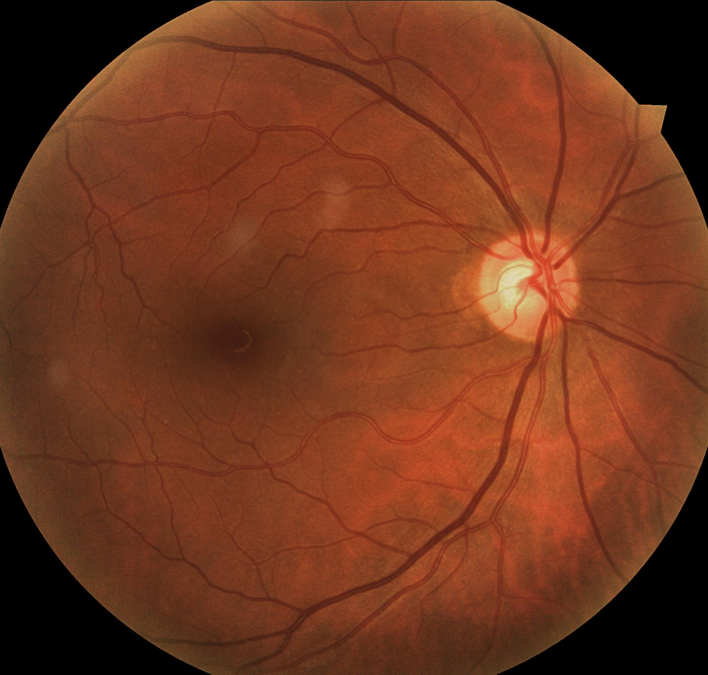
%> input picture mFiles/gs1.png, 2124 x 2024 px (shown at 1/3 size)
$ octave practicingawe.m   (GNU Octave 9; MATLAB toolbox functions it lacks are replaced by stand-ins)
%> lines starting %> are read from the running program, lines starting %| are printed output that depends on the picture; in (x1, y1, x2, y2) boxes, pixels count from 0 and x2, y2 are one past the last pixel; in counts of white or black regions, pixels touching at a corner belong together; the program's own positions count from 1
### mFiles/BestHSVMask.m
function [BW,maskedRGBImage] = BestHSVMask(RGB)
%createMask  Threshold RGB image using auto-generated code from colorThresholder app.
%  [BW,MASKEDRGBIMAGE] = createMask(RGB) thresholds image RGB using
%  auto-generated code from the colorThresholder App. The colorspace and
%  minimum/maximum values for each channel of the colorspace were set in the
%  App and result in a binary mask BW and a composite image maskedRGBImage,
%  which shows the original RGB image values under the mask BW.

% Ideal way to use this is on a bw image, have to create black and white
% image on rgb scalle thought ot use this
%------------------------------------------------------


% Convert RGB image to chosen color space
I = rgb2hsv(RGB);

% Define thresholds for channel 1 based on histogram settings
channel1Min = 0.000;
channel1Max = 1.000;

% Define thresholds for channel 2 based on histogram settings
channel2Min = 0.000;
channel2Max = 1.000;

% Define thresholds for channel 3 based on histogram settings
channel3Min = 0.900; %was originally .967
channel3Max = 1.000;

% Create mask based on chosen histogram thresholds
BW = (I(:,:,1) >= channel1Min ) & (I(:,:,1) <= channel1Max) & ...
    (I(:,:,2) >= channel2Min ) & (I(:,:,2) <= channel2Max) & ...
    (I(:,:,3) >= channel3Min ) & (I(:,:,3) <= channel3Max);

% Initialize output masked image based on input image.
maskedRGBImage = RGB;

% Set background pixels where BW is false to zero.
maskedRGBImage(repmat(~BW,[1 1 3])) = 0;

### mFiles/getContourEdgePoints.m
function [x, y] = getContourEdgePoints(binary_image)
[x,y]=size(binary_image); %x is height
%y is width
height = [];
width = [];
for i = 1:x,

    for j = 1:y,

        if binary_image(i, j) == 1

            height(end + 1) = i;
            width(end + 1) = j;

        end

    end

end

%now we need to find the first place in which we get a value


x = width;
y = height;


### mFiles/practicingawe.m
I = imread('gs1.png');
%> I is the input picture: size 2024x2124x3 uint8; mean R, G, B 112.7, 55, 30.6
 % Convert the image to double data type
 gP = I(:,:,2);
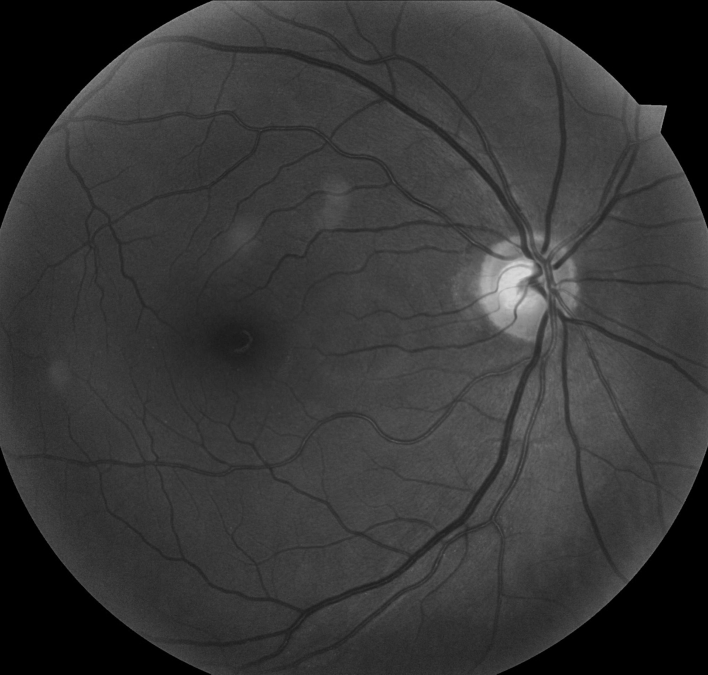
%> gP: size 2024x2124 uint8 (shown at 1/3 size); min 0, max 221, mean 55
 gP = imadjust(gP);
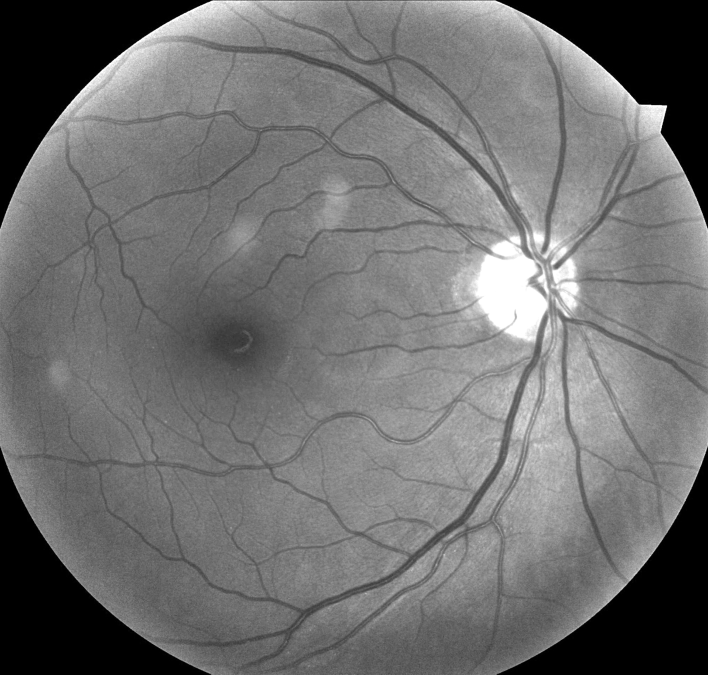
%> gP: size 2024x2124 uint8 (shown at 1/3 size); min 0, max 255, mean 111.5
 H3 = fspecial('gaussian',15, 15);
 gP = imfilter(gP, H3, 'circular');


 % Show the image and select some points with the mouse (at least 4)
 %figure, imshow(I); [y,x] = getpts;
 rgb = cat(3, gP, gP, gP);
 mask = BestHSVMask(rgb);
%> in BestHSVMask, `I = rgb2hsv(RGB);`: I: size 2024x2124x3 double; mean H, S, V 0, 0, 0.437
%> in BestHSVMask, `BW = (I(:,:,1) >= channel1Min ) & (I(:,:,1) <= channel1Max) & (I(:,:,2..`:
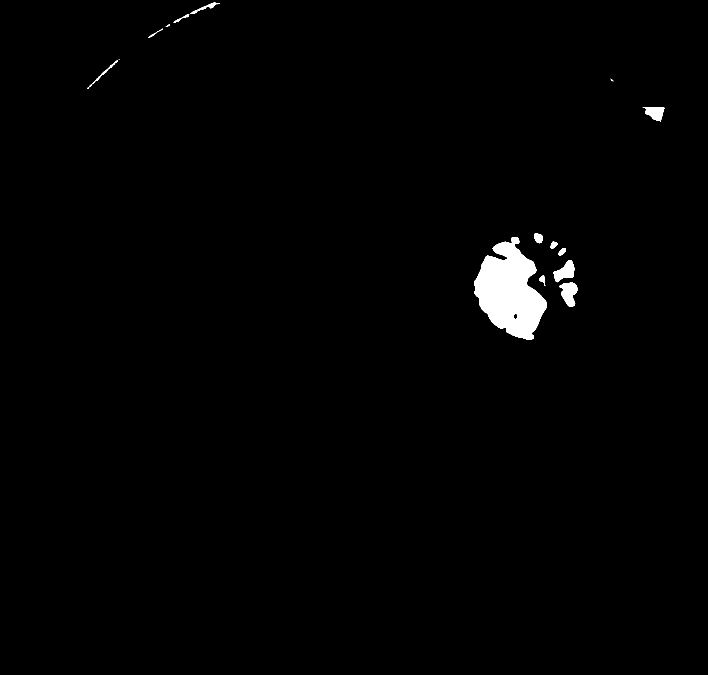
%> BW: size 2024x2124 logical (shown at 1/3 size); 1.2% white; 15 white regions (1 under 20 px), largest, box (x1, y1, x2, y2) and area: (1422, 711, 1641, 1020) 40499, (1678, 848, 1732, 921) 2524, (1661, 780, 1723, 847) 2315
 se = strel('disk', 4);
figure, imshow(mask), title('after threshold');


bw = mask & ~bwareaopen(mask, 90000);
figure, imshow(bw), title('after reverse open');
bw = imerode(bw, se);
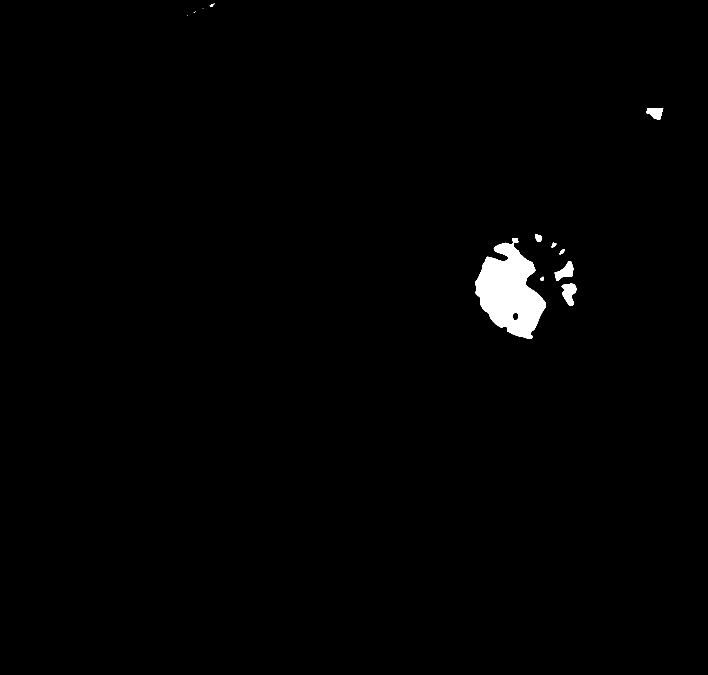
%> bw: size 2024x2124 logical (shown at 1/3 size); 1% white; 13 white regions (4 under 20 px), largest, box (x1, y1, x2, y2) and area: (1425, 714, 1638, 1017) 37289, (1684, 851, 1729, 918) 1876, (1664, 783, 1720, 843) 1708
figure, imshow(bw), title('after eroding');


 CH = bwconvhull(bw);
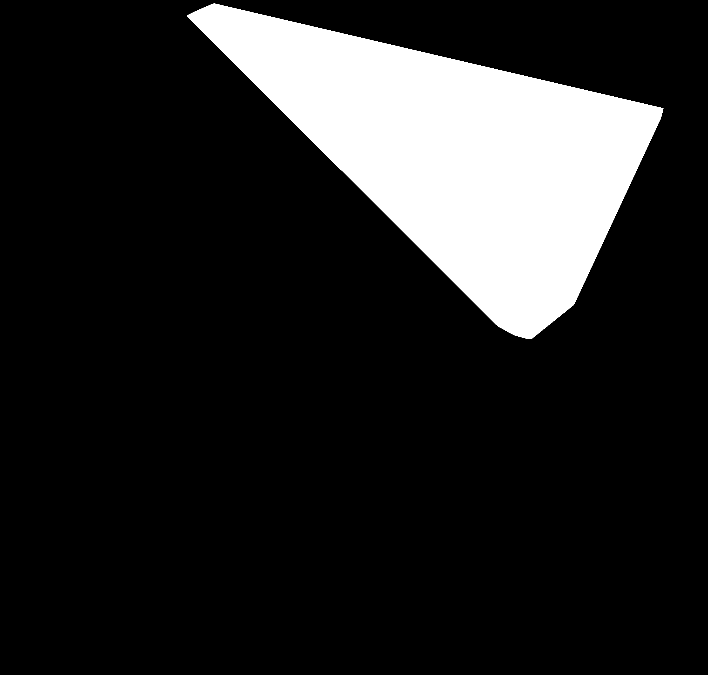
%> CH: size 2024x2124 logical (shown at 1/3 size); 14.9% white; 1 white region, box (x1, y1, x2, y2) and area: (561, 11, 1990, 1017) 641977
figure, imshow(CH), title('convex hull');

Z = edge(CH,'canny',0.85);
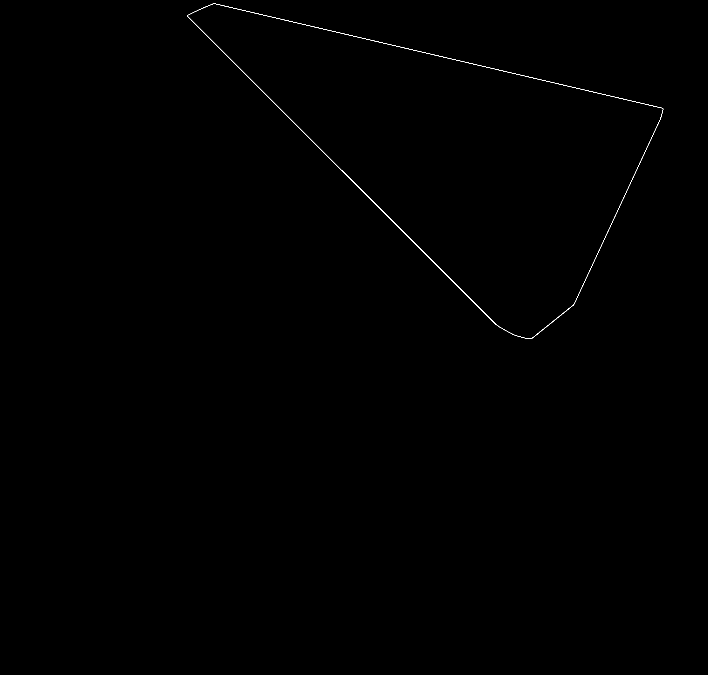
%> Z: size 2024x2124 logical (shown at 1/3 size); 0.1% white in thin lines or dots, all inside (x1, y1, x2, y2) = (562, 11, 1990, 1017)
 [x_array, y_array] = getContourEdgePoints(Z);
%> after the loop in getContourEdgePoints, `for i = 1:x,`: height = 4333 values from 12 to 1017; width = 4333 values, max 1990 at index 2085, min 563 at index 249, mean 1278.7
%> in getContourEdgePoints, `x = width;`: x has the same summary as width
%> in getContourEdgePoints, `y = height;`: y = 4333 values from 12 to 1017
%> x_array has the same summary as width in getContourEdgePoints; y_array = 4333 values from 12 to 1017


%  ID = im2double(I);
%  Make an array with the clicked coordinates
%   P=[y_array(:) x_array(:)];
%  Start Snake Process
%   Options=struct;
%   Options.Verbose=true;
%   Options.Iterations=300;
%   [O,J]=Snake2D(ID,P, Options);
%  Show the result
%     I = Irgb;
%    Irgb(:,:,1)=ID;
%    Irgb(:,:,2)=ID;
%    Irgb(:,:,3)=J;
% figure, imshow(ID);
% hold on; plot([O(:,2);O(1,2)],[O(:,1);O(1,1)]);


% Img = imread('gs7.jpg');
% % iterNum = 100;
% RC = Img(:,:,1);
% figure, imshow(RC), title('red channel');
% %green
% GC = Img(:,:,2);
% figure, imshow(GC), title('green channel');
%
% %let's get rid of some more blood vessels in the red image
% H3 = fspecial('gaussian',20, 20);
% RC = imfilter(RC, H3, 'circular');
% figure, imshow(RC), title('after blur');
%
% GC = imadjust(GC);
% figure, imshow(GC), title('imadjusted green channel');
%
% rgbFundus = cat(3, RC, GC, GC);
% rgbFundus = imfilter(rgbFundus, H3, 'circular');
% figure, imshow(rgbFundus), title('RC RC GC');
%
% bw = BestHSVMask(rgbFundus);
% figure, imshow(bw), title('after mask');
%
% se = strel('disk', 4);
% bw = imerode(bw, se);
%
%
% bw = bw & ~bwareaopen(bw, 90000);
%
% figure, imshow(bw), title('after erode');
%
%
% CH = bwconvhull(bw);
% figure, imshow(CH), title('convex hull');
%
% Z = edge(CH,'canny',0.85);
% [x_array, y_array] = getContourEdgePoints(Z);
%
% P = [x_array(:) y_array(:)];
% rgbFundus = im2double(rgbFundus);
% [newP, J]=Snake2D(rgbFundus, P);
% disp(length(newP));
% figure, imshow(J), title('what is this?');
% u = demo_acwe(Img, iterNum);
% figure, imagesc(u), title('things');
